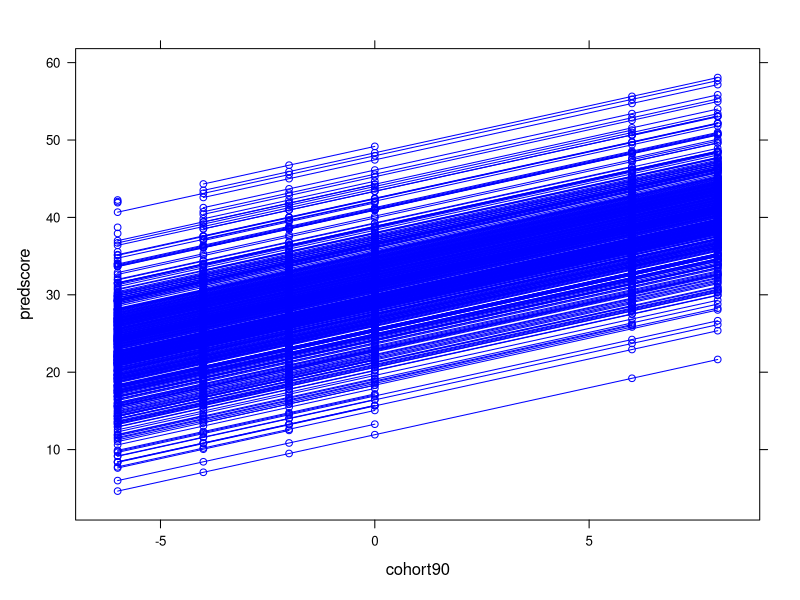
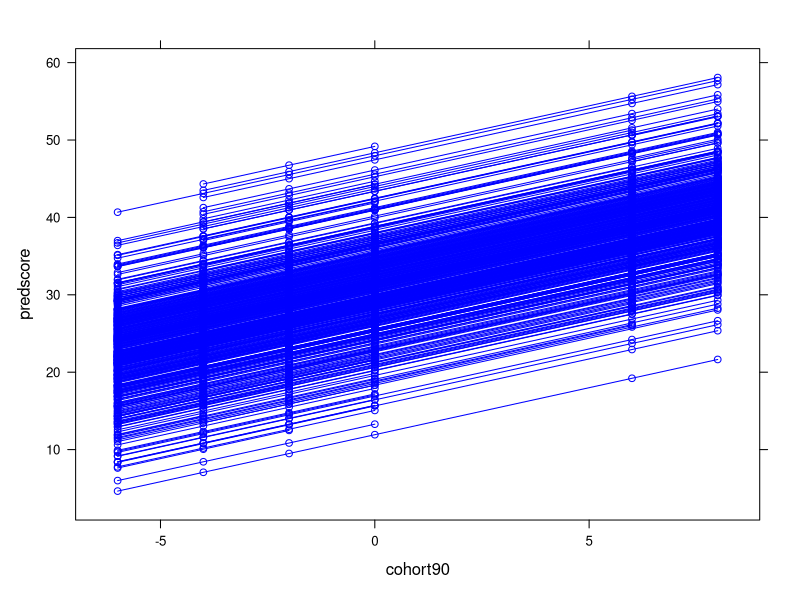

Recreate these plots in R, in order.
# rm(list = ls())
# setwd("Z:/Lemma Training Materials/R/")
##############################################################################
# Module 5: Introduction to Multilevel Modelling R Practicals
#
#     P5.2: Adding Student - level Explanatory Variables: Random Intercept
#           Models
#
#           Camille Szmaragd and George Leckie 
#           Centre for Multilevel Modelling, 2011
##############################################################################

library(tidyverse)
library(lattice)


mydata <- read.table(file = here::here("data", "5.2.txt"), sep = ",", header = TRUE)

library(lme4)

fit <- lmer(score ~ cohort90 + (1 | schoolid), data = mydata, REML = FALSE)

summary(fit)

predscore <- fitted(fit)

datapred <- unique(data.frame(cbind(predscore = predscore, cohort90 = mydata$cohort90, schoolid = mydata$schoolid)))

xyplot(predscore ~ cohort90, data = datapred, groups = schoolid, type = c("p", "l"), col = "blue")

datapred <- datapred[order(datapred$schoolid, datapred$cohort90), ]

datapred$multiplecohorts <- rep(0, length(datapred$schoolid))

datapred$multiplecohorts[datapred$schoolid %in% unique(datapred$schoolid[duplicated(datapred$schoolid)])] <- 1

xyplot(predscore ~ cohort90, data = datapred[datapred$multiplecohorts == 1, ], groups = schoolid, type = c("p", "l"), col = "blue")
